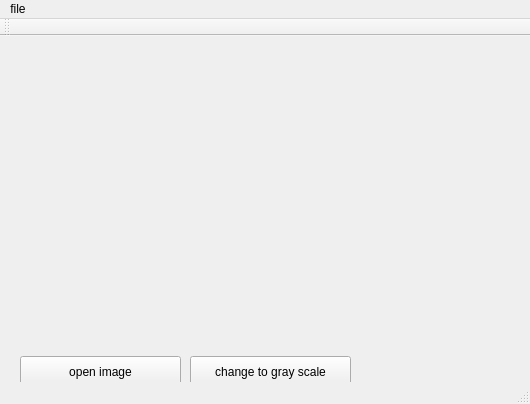
<?xml version="1.0" encoding="UTF-8"?>
<ui version="4.0">
 <class>MainWindow</class>
 <widget class="QMainWindow" name="MainWindow">
  <property name="geometry">
   <rect>
    <x>0</x>
    <y>0</y>
    <width>530</width>
    <height>404</height>
   </rect>
  </property>
  <property name="windowTitle">
   <string>MainWindow</string>
  </property>
  <widget class="QWidget" name="centralWidget">
   <widget class="QPushButton" name="pushButton_open">
    <property name="geometry">
     <rect>
      <x>20</x>
      <y>320</y>
      <width>161</width>
      <height>31</height>
     </rect>
    </property>
    <property name="text">
     <string>open image</string>
    </property>
   </widget>
   <widget class="QPushButton" name="pushButton_change">
    <property name="geometry">
     <rect>
      <x>190</x>
      <y>320</y>
      <width>161</width>
      <height>31</height>
     </rect>
    </property>
    <property name="text">
     <string>change to gray scale</string>
    </property>
   </widget>
   <widget class="QLabel" name="label">
    <property name="geometry">
     <rect>
      <x>30</x>
      <y>10</y>
      <width>441</width>
      <height>291</height>
     </rect>
    </property>
    <property name="text">
     <string/>
    </property>
   </widget>
  </widget>
  <widget class="QMenuBar" name="menuBar">
   <property name="geometry">
    <rect>
     <x>0</x>
     <y>0</y>
     <width>530</width>
     <height>17</height>
    </rect>
   </property>
   <widget class="QMenu" name="menufile">
    <property name="title">
     <string>file</string>
    </property>
    <addaction name="actionexit"/>
   </widget>
   <addaction name="menufile"/>
  </widget>
  <widget class="QToolBar" name="mainToolBar">
   <attribute name="toolBarArea">
    <enum>TopToolBarArea</enum>
   </attribute>
   <attribute name="toolBarBreak">
    <bool>false</bool>
   </attribute>
  </widget>
  <widget class="QStatusBar" name="statusBar"/>
  <action name="actionexit">
   <property name="text">
    <string>exit</string>
   </property>
  </action>
 </widget>
 <layoutdefault spacing="6" margin="11"/>
 <resources/>
 <connections>
  <connection>
   <sender>actionexit</sender>
   <signal>triggered()</signal>
   <receiver>MainWindow</receiver>
   <slot>close()</slot>
   <hints>
    <hint type="sourcelabel">
     <x>-1</x>
     <y>-1</y>
    </hint>
    <hint type="destinationlabel">
     <x>199</x>
     <y>149</y>
    </hint>
   </hints>
  </connection>
 </connections>
</ui>
